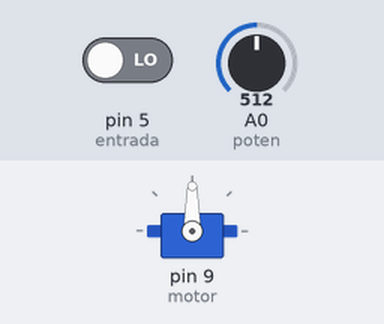
This sketch was run on a simulated Arduino Uno, built with avr-gcc and run on an emulated ATmega328P. On the bench: servo. The inputs (shaded band) are chosen by the test bench; at power-on: pin 5 (entrada) LOW, A0 (poten) = 512.

Above: at 1.9 s.
2.0 s: pin 5 (entrada) driven HIGH
At 2.8 s:
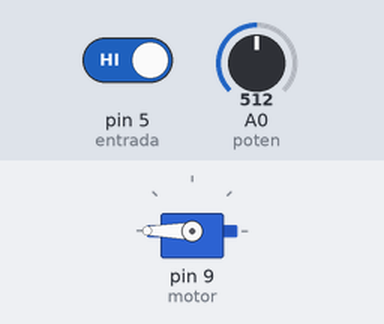
3.9 s: pin 5 (entrada) driven LOW
At 4.28 s:
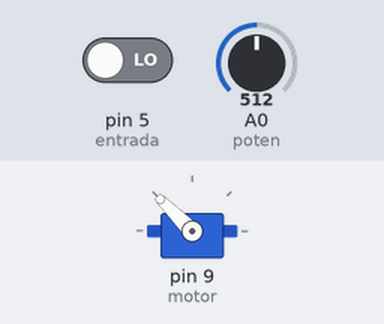
Timing chart, 0 to 6.9 s (numbered marks = the images above; inputs shaded):
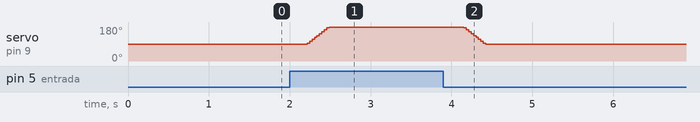

The sketch:

Programa_final_v4_servo_.ino
```cpp
#include <Servo.h>

Servo motor;
byte valor;
int entrada = 5;
int pos = 0;
int poten = A0;
int giro;
// declaración de estados del motor
enum estado_pinza
{
  m_cerrado,
  m_abierto,
};
// e_motor: estado en el que está el motor.
estado_pinza e_motor = m_cerrado;
void setup() {
motor.attach (9);
pinMode (entrada, INPUT);
}

void loop() {
  delay (550);
  valor = digitalRead (entrada);
  giro = analogRead (poten);
  giro = map (giro, 0, 1023, 0, 180);
switch (e_motor) {
  case m_cerrado:
  if (valor == HIGH) {
  apertura ();
 // e_motor = m_abierto;
}
  else ;{}
break;
  case m_abierto:
  if (valor == LOW) {
    cierre ();
    //e_motor = m_cerrado;
  }
else;{}
break;
}
}

void apertura () {
 for (pos = giro; pos <= 180; pos +=5) {
      motor.write (pos);
      delay (15);
      e_motor = m_abierto;

  }
}
void cierre () {

  for (pos = 180; pos >= giro; pos -=5) {
      motor.write (pos);
      delay (15);
      e_motor = m_cerrado;

  }
}
```

Measured:
- after the input at 2.0 s, servo on pin 9 (motor): moves from 90° to 180° over 0.27 s, starting after 0.22 s
- after the input at 3.9 s, servo on pin 9 (motor): moves from 180° to 90° over 0.27 s, starting after 0.25 s
